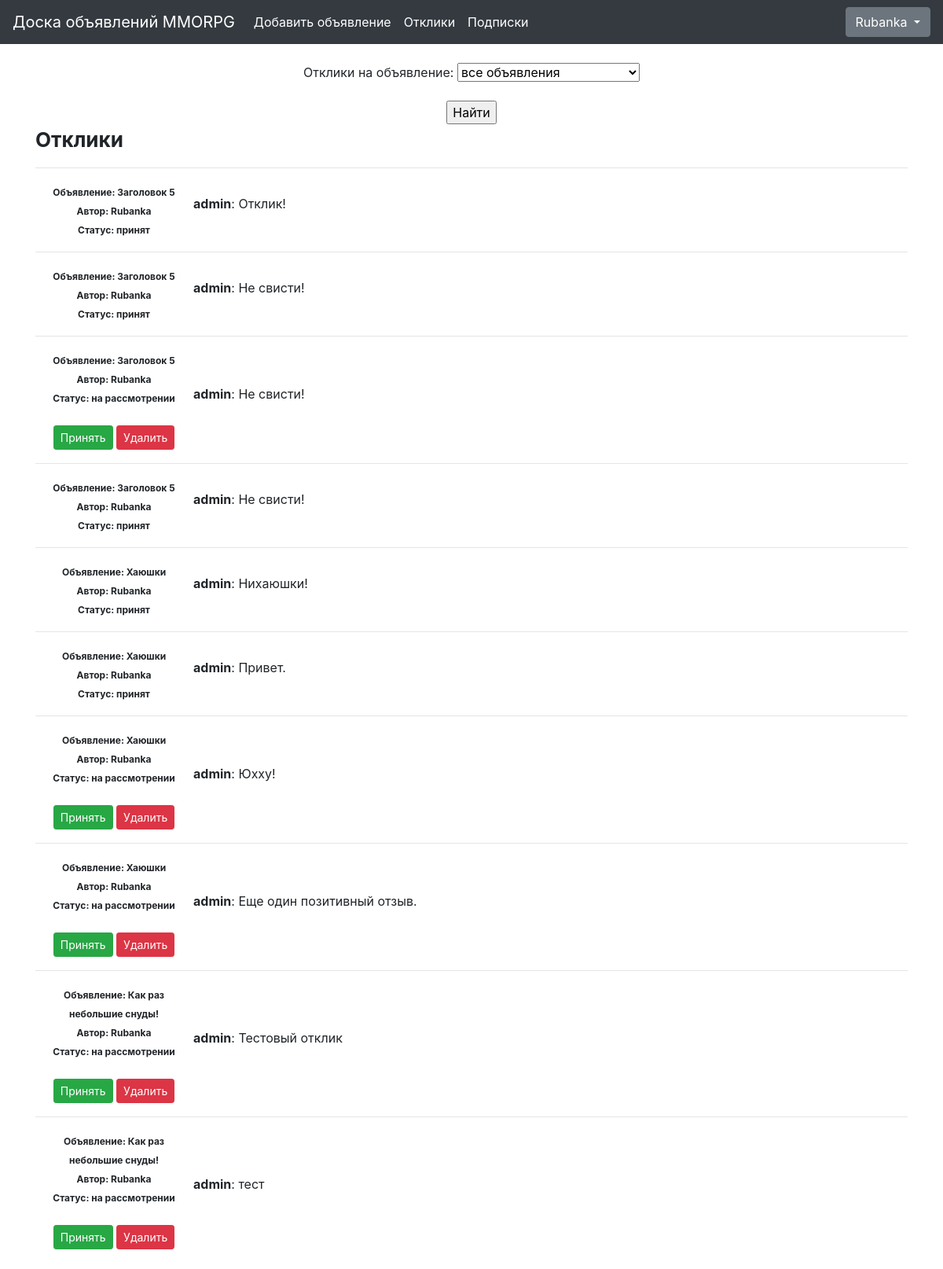
/ads/responses/ (signed in), run on the app's committed database.
### billboard/models.py (models this page shows, shortened)
class Response(models.Model):
    author = models.ForeignKey(User, on_delete=models.CASCADE, verbose_name='Автор отклика')
    ad = models.ForeignKey(Ad, on_delete=models.CASCADE, related_name='responses')
    text = models.TextField(verbose_name='Текст')
    status = models.BooleanField(default=False, verbose_name='Статус')
    dateCreation = models.DateTimeField(auto_now_add=True, verbose_name='Дата отклика')
    class Meta:
        verbose_name = 'Отклик'
        verbose_name_plural = 'Отклики'

class Ad(models.Model):
    CATEGORY_CHOICES = (
        ('TA', 'Танки'),
        ('HI', 'Хилы'),
        ('DD', 'ДД'),
        ('DE', 'Торговцы'),
        ('GM', 'Гилдмастеры'),
        ('QG', 'Квестгиверы'),
        ('BS', 'Кузнецы'),
        ('TA', 'Кожевники'),
        ('PM', 'Зельевары'),
        ('SM', 'Мастера заклинаний'))
    author = models.ForeignKey(User, on_delete=models.CASCADE, verbose_name='Автор')
    category = models.CharField(max_length=2, choices=CATEGORY_CHOICES, default='TA', verbose_name='Категория')
    dateCreation = models.DateTimeField(auto_now_add=True, verbose_name='Дата публикации')
    title = models.CharField(max_length=256, verbose_name='Заголовок')
    text = CKEditor5Field(verbose_name='Текст', config_name='extends', null=True, blank=True)
    def __str__(self):
        return f'{self.title}'
    class Meta:
        verbose_name = 'Объявление'
        verbose_name_plural = 'Объявления'

### billboard/views.py (the view)
# urls.py: path('responses/', MyResponsesList.as_view(), name='responses'),
class MyResponsesList(LoginRequiredMixin, ListView):
    raise_exception = True
    model = Response
    ordering = '-dateCreation'
    template_name = 'responses.html'
    context_object_name = 'responses'
    paginate_by = 10
    def get_queryset(self):
        queryset = Response.objects.filter(ad__author__id=self.request.user.id)
        self.filterset = ResponseFilter(self.request.GET, queryset, author_id=self.request.user.id)
        return self.filterset.qs
    def get_context_data(self, **kwargs):
        context = super().get_context_data(**kwargs)
        context['filterset'] = self.filterset
        return context

### templates/responses.html (shortened to what this page needs)
{% extends 'base.html' %}
{% block content %}
<br>
<form action="" method="get">
       {{ filterset.form.as_p }}
       <input type="submit" value="Найти" />
   </form>
    {% if responses %}
        <p style="font-size: 26px;" align="left" ><b>Отклики</b></p>
        {% for response in responses %}
            <hr>
            <form action="{% url 'response_handle' %}" method="POST">
                <table>
                    <tr>
                        <td width="200px">
                            <span style="font-size: 12px;"><b>Объявление: {{ response.ad.title }}
                            <br>Автор: {{ response.ad.author }}</b></span>
                            <br>
                            {% if response.status == True %}
                                <span style="font-size: 12px;"><b>Статус: принят</b></span>
                            {% else %}
                                <span style="font-size: 12px;"><b>Статус: на рассмотрении</b></span><br>
                                <br>
                                <button type="submit" class="btn btn-success btn-sm" name="action" value="accept">Принять</button>
                                <button type="submit" class="btn btn-danger btn-sm" name="action" value="delete">Удалить</button>
                            {% endif %}
                        </td>
                        <td>
                            <p align="left"><b>  {{ response.author }}</b>: {{ response.text|safe }}</p>
                        </td>
                    </tr>
                </table>
            </form>
        {% endfor %}
    {% else %}
        <h3>Откликов еще нет!</h3>
    {% endif %}
<br>
{% endblock content %}

### templates/base.html (shortened to what this page needs)
<!doctype  html>
<html  lang="en">
<head>
    {% load static %}
    <link  rel="stylesheet"  href="https://maxcdn.bootstrapcdn.com/bootstrap/4.0.0/css/bootstrap.min.css">
</head>
<body>
<nav class="navbar navbar-expand-lg navbar-dark bg-dark">
  <a class="navbar-brand" href="/ads/">Доска объявлений MMORPG</a>
<div class="collapse navbar-collapse" id="navbarSupportedContent">
    <ul class="navbar-nav mr-auto">
        {% if user.is_authenticated %}
        <li class="nav-item active">
            <a class="nav-link" href="{% url 'ad_create' %}">Добавить объявление
                <span class="sr-only">(current)</span></a>
        </li>
        <li class="nav-item active">
            <a class="nav-link" href="{% url 'responses' %}">Отклики
                </a>
        </li>
        <li class="nav-item active">
            <a class="nav-link" href="{% url 'subscriptions' %}">Подписки
                </a>
        </li>
        {% endif %}
    </ul>
        <div class="btn-group">
        <button type="button" class="btn btn-secondary dropdown-toggle" data-toggle="dropdown" aria-haspopup="true" aria-expanded="false">
        {% if user.is_authenticated %}
            {{ user }}
        {% else %}
            Войти
        {% endif %}
        </button>
    </div>
</div>
</nav>
<div class="container">
    <div class="row">
        <div class="col-lg-12 text-center">
            {% block content %}{% endblock content %}
        </div>
    </div>
</div>
</body>
</html>

### data on the page
Response: ad "Заголовок 5", ad.author "Rubanka", status "Статус: принят", author "admin", text "Отклик!"
Response: ad "Заголовок 5", ad.author "Rubanka", status "Статус: принят", author "admin", text "Не свисти!"
Response: ad "Заголовок 5", ad.author "Rubanka", status "Статус: на рассмотрении", author "admin", text "Не свисти!"
Response: ad "Заголовок 5", ad.author "Rubanka", status "Статус: принят", author "admin", text "Не свисти!"
Response: ad "Хаюшки", ad.author "Rubanka", status "Статус: принят", author "admin", text "Нихаюшки!"
Response: ad "Хаюшки", ad.author "Rubanka", status "Статус: принят", author "admin", text "Привет."
Response: ad "Хаюшки", ad.author "Rubanka", status "Статус: на рассмотрении", author "admin", text "Юхху!"
Response: ad "Хаюшки", ad.author "Rubanka", status "Статус: на рассмотрении", author "admin", text "Еще один позитивный отзыв."
Response: ad "Как раз небольшие снуды!", ad.author "Rubanka", status "Статус: на рассмотрении", author "admin", text "Тестовый отклик"
Response: ad "Как раз небольшие снуды!", ad.author "Rubanka", status "Статус: на рассмотрении", author "admin", text "тест"

### other printed values
{{ user }} "Rubanka"
